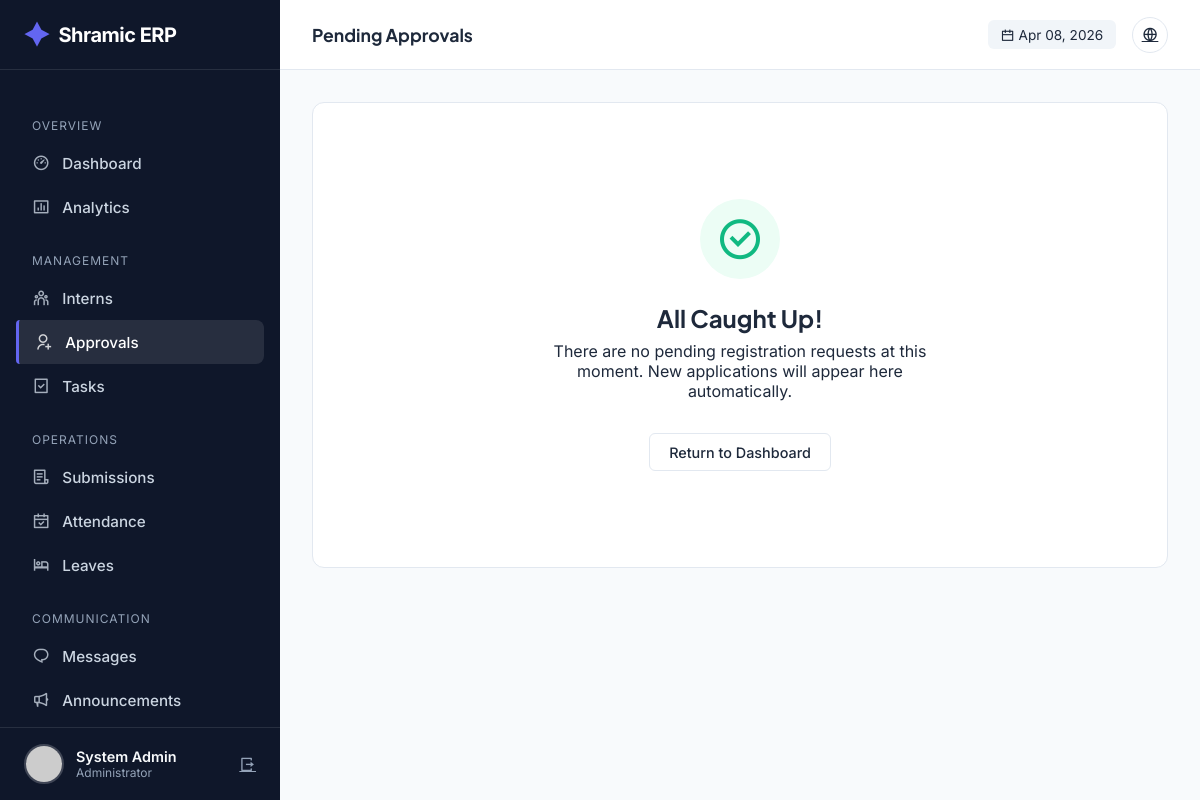
Page /admin/approvals (signed in) on the earlier database version.
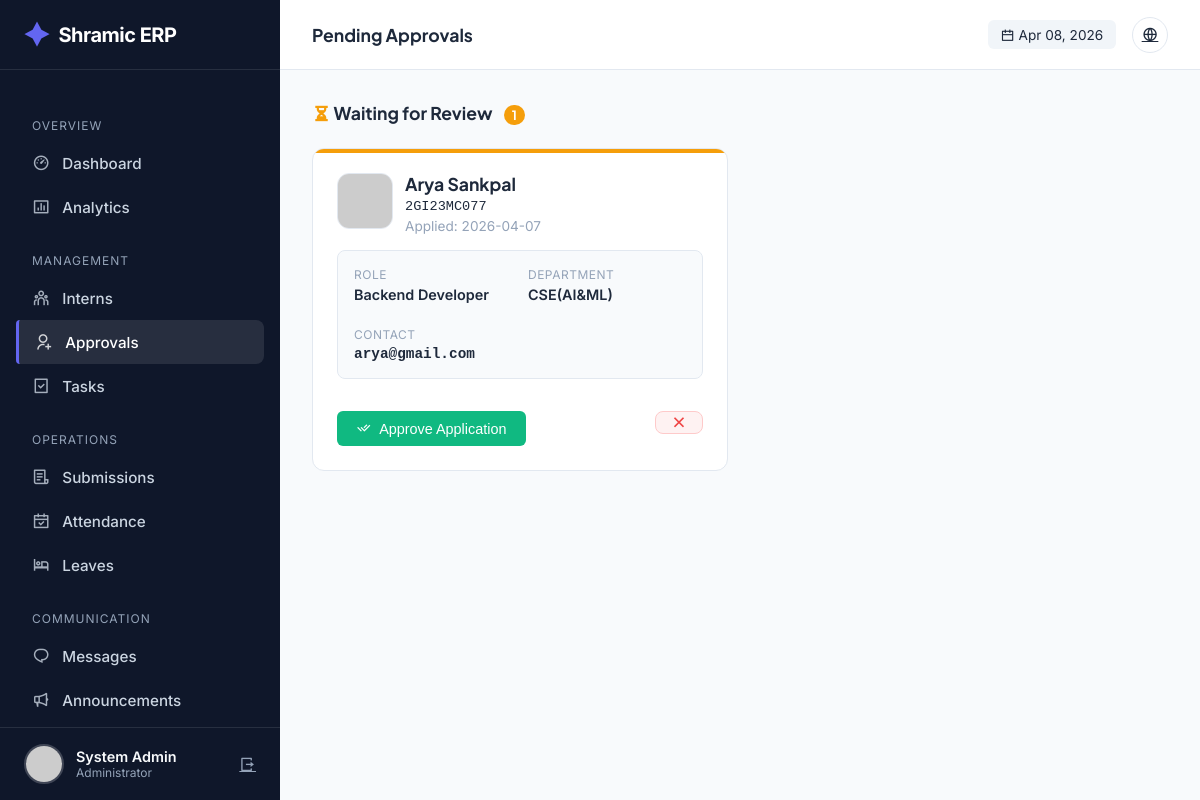
Same page on the later database version.
### tables this page shows
CREATE TABLE users (
            id INTEGER PRIMARY KEY AUTOINCREMENT,
            intern_id TEXT UNIQUE,
            usn TEXT UNIQUE NOT NULL,
            full_name TEXT NOT NULL,
            phone TEXT NOT NULL,
            email TEXT UNIQUE NOT NULL,
            password_hash TEXT NOT NULL,
            role TEXT NOT NULL,
            photo_url TEXT,
            status TEXT DEFAULT 'PENDING',
            is_admin BOOLEAN DEFAULT 0,
            department TEXT,
            join_date DATE,
            emergency_contact TEXT,
            address TEXT,
            last_login TIMESTAMP,
            login_count INTEGER DEFAULT 0,
            created_at TIMESTAMP DEFAULT CURRENT_TIMESTAMP,
            updated_at TIMESTAMP DEFAULT CURRENT_TIMESTAMP
        );

### app.py (the view)
@app.route('/admin/approvals')
@login_required
@admin_required
def admin_approvals():
    conn = get_db_connection()
    cur = conn.cursor()
    cur.execute("""
        SELECT * FROM users
        WHERE status = 'PENDING' AND is_admin = 0
        ORDER BY created_at DESC
    """)
    pending_interns = cur.fetchall()
    conn.close()
    return render_template('admin/approvals.html', pending_interns=pending_interns)

### app.py (called while the page is built)
@app.before_request
def make_session_permanent():
    session.permanent = True
    app.permanent_session_lifetime = timedelta(days=365)
    if current_user.is_authenticated:
        try:
            conn = get_db_connection()
            cur = conn.cursor()
            current_timestamp = format_datetime(get_current_datetime())
            cur.execute("UPDATE users SET updated_at = ? WHERE id = ?",
                       (current_timestamp, current_user.id))
            conn.commit()
            conn.close()
        except:
            pass

def get_db_connection():
    conn = sqlite3.connect(DATABASE)
    conn.row_factory = sqlite3.Row
    return conn

def get_current_datetime():
    return datetime.now(TIMEZONE)

def format_datetime(dt, format_str='%Y-%m-%d %H:%M:%S'):
    if dt is None: return None
    if isinstance(dt, str): return dt
    return dt.strftime(format_str)

@login_manager.user_loader
def load_user(user_id):
    conn = get_db_connection()
    cur = conn.cursor()
    cur.execute("SELECT * FROM users WHERE id = ?", (user_id,))
    user_data = cur.fetchone()
    conn.close()
    return User(dict(user_data)) if user_data else None

def admin_required(f):
    @wraps(f)
    def decorated_function(*args, **kwargs):
        if not current_user.is_authenticated or not current_user.is_admin:
            flash('Access denied. Admin privileges required.', 'error')
            return redirect(url_for('index'))
        return f(*args, **kwargs)
    return decorated_function

@app.context_processor
def inject_globals():
    unread_count = 0
    if current_user.is_authenticated:
        try:
            conn = get_db_connection()
            cur = conn.cursor()
            cur.execute("""
                SELECT COUNT(*) as count
                FROM notifications
                WHERE user_id = ? AND is_read = 0
            """, (current_user.id,))
            unread_count = cur.fetchone()['count']
            conn.close()
        except:
            pass
    return {
        'now': get_current_datetime(),
        'app_name': 'Shramic ERP',
        'unread_notifications': unread_count
    }

### templates/admin/approvals.html (shortened to what this page needs)
{% extends "admin/base.html" %} {% block page_title %}Pending Approvals{%
endblock %} {% block content %}
{% if pending_interns %}
<div
  style="
    margin-bottom: 1.5rem;
    display: flex;
    justify-content: space-between;
    align-items: center;
  "
>
  <h3 style="font-size: 1.1rem; color: var(--text-secondary)">
    <i class="ri-hourglass-fill" style="color: var(--warning)"></i>
    Waiting for Review
    <span
      style="
        background: var(--warning);
        color: white;
        padding: 2px 8px;
        border-radius: 10px;
        font-size: 0.8rem;
        margin-left: 8px;
      "
      >{{ pending_interns|length }}</span
    >
  </h3>
</div>
<div class="approval-grid">
  {% for user in pending_interns %}
  <div class="approval-card">
    <div class="candidate-header">
      <img
        src="{{ url_for('static', filename='uploads/profiles/' + user.photo_url) if user.photo_url else 'https://ui-avatars.com/api/?name=' + user.full_name }}"
        class="candidate-avatar"
        alt="Profile"
      />
      <div>
        <h4 style="margin-bottom: 4px; font-size: 1.1rem">
          {{ user.full_name }}
        </h4>
        <div
          style="
            font-family: &quot;Space Grotesk&quot;, monospace;
            color: var(--text-secondary);
            font-size: 0.85rem;
          "
        >
          {{ user.usn }}
        </div>
        <div
          style="font-size: 0.85rem; color: var(--text-light); margin-top: 4px"
        >
          Applied: {{ user.created_at.split(' ')[0] }}
        </div>
      </div>
    </div>
    <div class="meta-row">
      <div class="meta-item">
        <span class="meta-label">Role</span>
        <span class="meta-val">{{ user.role }}</span>
      </div>
      <div class="meta-item">
        <span class="meta-label">Department</span>
        <span class="meta-val">{{ user.department }}</span>
      </div>
      <div class="meta-item" style="grid-column: span 2; margin-top: 8px">
        <span class="meta-label">Contact</span>
        <span class="meta-val" style="font-family: monospace"
          >{{ user.email }}</span
        >
      </div>
    </div>
    <div class="action-row">
      <form
        action="{{ url_for('approve_intern', user_id=user['id']) }}"
        method="POST"
        style="flex: 1"
      >
        <button class="btn btn-approve">
          <i class="ri-check-double-line"></i> Approve Application
        </button>
      </form>
      <form
        action="{{ url_for('reject_intern', user_id=user['id']) }}"
        method="POST"
      >
        <button
          class="btn-reject"
          title="Reject Application"
          onclick="
            return confirm(
              'Are you sure you want to reject this application? This cannot be undone.',
            );
          "
        >
          <i class="ri-close-line" style="font-size: 1.2rem"></i>
        </button>
      </form>
    </div>
  </div>
  {% endfor %}
</div>
{% else %}
<div class="empty-state">
  <div
    style="
      width: 80px;
      height: 80px;
      background: #ecfdf5;
      border-radius: 50%;
      display: flex;
      align-items: center;
      justify-content: center;
      margin: 0 auto 1.5rem;
    "
  >
    <i
      class="ri-checkbox-circle-line"
      style="font-size: 3rem; color: var(--success)"
    ></i>
  </div>
  <h3 style="font-size: 1.5rem; margin-bottom: 0.5rem">All Caught Up!</h3>
  <p style="color: var(--text-secondary); max-width: 400px; margin: 0 auto">
    There are no pending registration requests at this moment. New applications
    will appear here automatically.
  </p>
  <a
    href="{{ url_for('admin_dashboard') }}"
    class="btn btn-outline"
    style="margin-top: 2rem"
    >Return to Dashboard</a
  >
</div>
{% endif %} {% endblock %}

### templates/admin/base.html (shortened to what this page needs)
<!doctype html>
<html lang="en">
  <head>
    <link
      href="https://cdn.jsdelivr.net/npm/remixicon@4.1.0/fonts/remixicon.css"
      rel="stylesheet"
    />
  </head>
  <body>
    <aside class="sidebar" id="sidebar">
      <a href="/" class="brand">
        <i class="ri-shining-2-fill"></i> Shramic ERP
      </a>
      <ul class="nav-menu">
        <li class="nav-label">Overview</li>
        <li>
          <a
            href="{{ url_for('admin_dashboard') }}"
            class="nav-link {% if request.endpoint == 'admin_dashboard' %}active{% endif %}"
            ><i class="ri-dashboard-3-line"></i> Dashboard</a
          >
        </li>
        <li>
          <a
            href="{{ url_for('admin_analytics') }}"
            class="nav-link {% if request.endpoint == 'admin_analytics' %}active{% endif %}"
            ><i class="ri-bar-chart-box-line"></i> Analytics</a
          >
        </li>
        <li class="nav-label">Management</li>
        <li>
          <a
            href="{{ url_for('admin_interns') }}"
            class="nav-link {% if request.endpoint == 'admin_interns' %}active{% endif %}"
            ><i class="ri-team-line"></i> Interns</a
          >
        </li>
        <li>
          <a
            href="{{ url_for('admin_approvals') }}"
            class="nav-link {% if request.endpoint == 'admin_approvals' %}active{% endif %}"
            ><i class="ri-user-add-line"></i> Approvals</a
          >
        </li>
        <li>
          <a
            href="{{ url_for('admin_tasks') }}"
            class="nav-link {% if request.endpoint == 'admin_tasks' %}active{% endif %}"
            ><i class="ri-task-line"></i> Tasks</a
          >
        </li>
        <li class="nav-label">Operations</li>
        <li>
          <a
            href="{{ url_for('admin_submissions') }}"
            class="nav-link {% if request.endpoint == 'admin_submissions' %}active{% endif %}"
            ><i class="ri-file-list-3-line"></i> Submissions</a
          >
        </li>
        <li>
          <a
            href="{{ url_for('admin_attendance') }}"
            class="nav-link {% if request.endpoint == 'admin_attendance' %}active{% endif %}"
            ><i class="ri-calendar-check-line"></i> Attendance</a
          >
        </li>
        <li>
          <a
            href="{{ url_for('admin_leaves') }}"
            class="nav-link {% if request.endpoint == 'admin_leaves' %}active{% endif %}"
            ><i class="ri-hotel-bed-line"></i> Leaves</a
          >
        </li>
        <li class="nav-label">Communication</li>
        <li>
          <a
            href="{{ url_for('admin_messages') }}"
            class="nav-link {% if request.endpoint == 'admin_messages' %}active{% endif %}"
            ><i class="ri-chat-1-line"></i> Messages</a
          >
        </li>
        <li>
          <a
            href="{{ url_for('admin_announcements') }}"
            class="nav-link {% if request.endpoint == 'admin_announcements' %}active{% endif %}"
            ><i class="ri-megaphone-line"></i> Announcements</a
          >
        </li>
      </ul>
      <div class="user-profile">
        <img
          src="{{ url_for('static', filename='uploads/profiles/' + current_user.photo_url) if current_user.photo_url else 'https://ui-avatars.com/api/?name=Admin&background=random' }}"
          class="user-avatar"
          alt="Admin"
        />
        <div style="flex: 1; overflow: hidden">
          <div
            style="
              font-weight: 600;
              font-size: 0.9rem;
              white-space: nowrap;
              text-overflow: ellipsis;
            "
          >
            {{ current_user.full_name }}
          </div>
          <div style="font-size: 0.75rem; color: var(--text-light)">
            Administrator
          </div>
        </div>
        <a
          href="{{ url_for('logout') }}"
          title="Logout"
          style="color: var(--text-light)"
          ><i class="ri-logout-box-r-line"></i
        ></a>
      </div>
    </aside>
    <div class="main-wrapper">
      <header class="top-header">
        <div style="display: flex; align-items: center; gap: 1rem">
          <h2 class="page-title">
            {% block page_title %}Dashboard{% endblock %}
          </h2>
        </div>
        <div class="header-actions">
          <div
            style="
              font-size: 0.85rem;
              color: var(--text-secondary);
              background: #f1f5f9;
              padding: 0.4rem 0.8rem;
              border-radius: 6px;
            "
          >
            <i class="ri-calendar-line"></i> {{ now.strftime('%b %d, %Y') }}
          </div>
          <a href="{{ url_for('index') }}" class="btn-icon" title="View Site"
            ><i class="ri-global-line"></i
          ></a>
        </div>
      </header>
      <div class="content">
         {% block content %}{% endblock %}
      </div>
    </div>
  </body>
</html>

### templates/admin/base.html (style rules this page uses)
:root { --bg-body: #f8fafc; --bg-surface: #ffffff; --bg-sidebar: #0f172a; --primary: #6366f1; --primary-hover: #4f46e5; --secondary: #64748b; --text-main: #1e293b; --text-light: #94a3b8; --text-white: #f8fafc; --success: #10b981; --warning: #f59e0b; --danger: #ef4444; --border: #e2e8f0; --sidebar-width: 280px; --header-height: 70px; --shadow-sm: 0 1px 2px 0 rgb(0 0 0 / 0.05); --shadow-lg: 0 10px 15px -3px rgb(0 0 0 / 0.1), 0 4px 6px -4px rgb(0 0 0 / 0.1); --radius: 12px; }
* { margin: 0; padding: 0; box-sizing: border-box; }
body { font-family: "Inter", sans-serif; background-color: var(--bg-body); color: var(--text-main); display: flex; min-height: 100vh; }
h1, h2, h3, h4, h5 { font-family: "Plus Jakarta Sans", sans-serif; font-weight: 700; }
.sidebar { width: var(--sidebar-width); background: var(--bg-sidebar); color: var(--text-white); position: fixed; height: 100vh; display: flex; flex-direction: column; transition: transform 0.3s ease; z-index: 50; }
.brand { height: var(--header-height); display: flex; align-items: center; padding: 0 1.5rem; border-bottom: 1px solid rgba(255, 255, 255, 0.1); font-size: 1.25rem; font-weight: 700; letter-spacing: -0.5px; color: white; text-decoration: none; }
.brand i { color: var(--primary); margin-right: 10px; font-size: 1.5rem; }
.nav-menu { flex: 1; padding: 1.5rem 1rem; overflow-y: auto; list-style: none; }
.nav-label { font-size: 0.75rem; text-transform: uppercase; letter-spacing: 1px; color: var(--text-light); margin: 1.5rem 0 0.5rem 1rem; }
.nav-link { display: flex; align-items: center; gap: 12px; padding: 0.75rem 1rem; border-radius: 8px; color: #cbd5e1; text-decoration: none; transition: 0.2s; font-weight: 500; font-size: 0.95rem; }
.nav-link:hover, .nav-link.active { background: rgba(255, 255, 255, 0.1); color: white; }
.nav-link.active { border-left: 3px solid var(--primary); border-radius: 4px 8px 8px 4px; }
.nav-link i { font-size: 1.1rem; opacity: 0.8; }
.user-profile { padding: 1rem 1.5rem; border-top: 1px solid rgba(255, 255, 255, 0.1); display: flex; align-items: center; gap: 12px; }
.user-avatar { width: 40px; height: 40px; border-radius: 50%; object-fit: cover; border: 2px solid rgba(255, 255, 255, 0.2); }
.main-wrapper { flex: 1; margin-left: var(--sidebar-width); display: flex; flex-direction: column; width: calc(100% - var(--sidebar-width)); }
.top-header { height: var(--header-height); background: var(--bg-surface); border-bottom: 1px solid var(--border); display: flex; align-items: center; justify-content: space-between; padding: 0 2rem; position: sticky; top: 0; z-index: 40; }
.page-title { font-size: 1.1rem; color: var(--text-main); }
.header-actions { display: flex; align-items: center; gap: 1rem; }
.btn-icon { width: 36px; height: 36px; border-radius: 50%; border: 1px solid var(--border); display: flex; align-items: center; justify-content: center; color: var(--text-secondary); cursor: pointer; transition: 0.2s; background: white; }
.content { padding: 2rem; }
.btn { display: inline-flex; align-items: center; gap: 8px; padding: 0.6rem 1.2rem; border-radius: 6px; font-size: 0.9rem; font-weight: 500; text-decoration: none; cursor: pointer; transition: 0.2s; border: 1px solid transparent; }

Differences in the rows shown:
added users: full_name "Arya Sankpal", usn "2GI23MC077", created_at "2026-04-07", role "Backend Developer", department "CSE(AI&ML)", email "arya@gmail.com"
Other differences:
{{ pending_interns|length }}: (not shown) → "1"
text no longer shown: "All Caught Up! There are no pending registration requests at this moment. New applications will appear here automatically. Return to Dashboard"
text now shown: "Waiting for Review"
